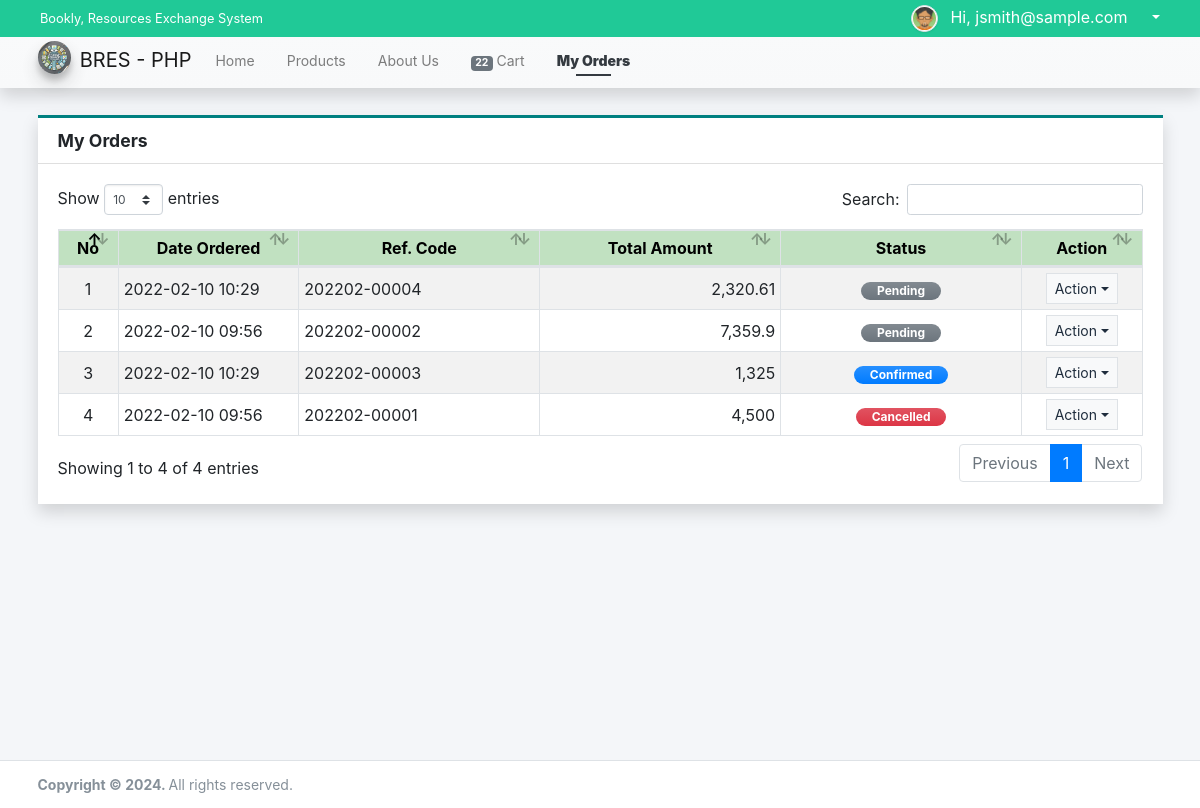
Before: /?page=orders/my_orders (signed in) with the older database file.
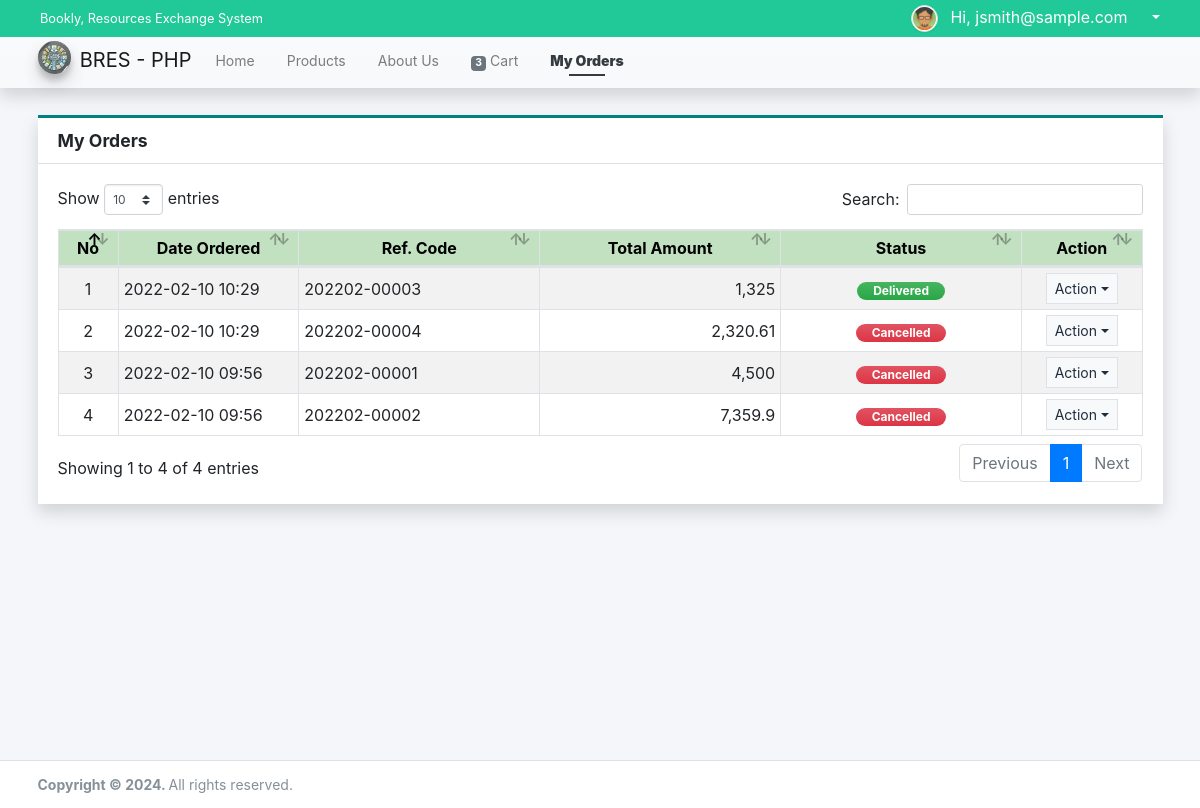
After: the same page with the newer database file.
### tables this page shows
CREATE TABLE `order` (
  `id` int(30) NOT NULL,
  `code` varchar(100) NOT NULL,
  `customer_id` int(30) NOT NULL,
  `seller_id` int(30) NOT NULL,
  `payment_id` int(30) NOT NULL,
  `shipment_id` int(30) NOT NULL,
  `total_amount` double NOT NULL DEFAULT 0,
  `delivery_address` text NOT NULL,
  `status` tinyint(1) NOT NULL DEFAULT 0,
  `date_created` datetime NOT NULL DEFAULT current_timestamp(),
  `date_updated` datetime DEFAULT NULL ON UPDATE current_timestamp()
);

### classes/DBConnection.php (called while the page is built, shortened)
<?php
class DBConnection{
    private $host = DB_SERVER;
    private $username = DB_USERNAME;
    private $password = DB_PASSWORD;
    private $database = DB_NAME;
    public $conn;
    public function __construct(){
        if (!isset($this->conn)) {
            $this->conn = new mysqli($this->host, $this->username, $this->password, $this->database);
        }
    }
}
?>

### classes/SystemSettings.php (called while the page is built, shortened)
<?php
class SystemSettings extends DBConnection{
	function userdata($field = ''){
		if(!empty($field)){
			if(isset($_SESSION['userdata'][$field]))
				return $_SESSION['userdata'][$field];
			else
				return null;
		}else{
			return false;
		}
	}
}
$_settings = new SystemSettings();
?>

### config.php (called while the page is built, shortened)
<?php
require_once('classes/DBConnection.php');
require_once('classes/SystemSettings.php');
function format_num($number = 0, $max_decimal = ''){
    if(is_numeric($number)){
        $ex = explode('.',$number);
        $dec = isset($ex[1]) ? strlen($ex[1]) : 0;
        if(empty($max_decimal) || (is_numeric($max_decimal) && $max_decimal >= $dec)){
            return number_format($number,$dec);
        }else{
            if(is_numeric($max_decimal))
                return number_format($number,$max_decimal);
            else
                return "Invalid Maximum Decimal";
        }
    }else{
        return "Invalid Number";
    }
}
?>

### orders/my_orders.php (the view, shortened to what the changed rows need)
<div class="content py-3">
    <div class="card card-outline teal-top card-primary rounded-0 shadow">
        <div class="card-body">
            <div class="w-100 overflow-auto">
            <table class="table table-bordered table-striped">
                <colgroup>
                </colgroup>
                <thead style="background-color: #C1E1C1; color: black;">
                    <tr>
                        <th class="p1 text-center">No</th>
                        <th class="p1 text-center">Date Ordered</th>
                        <th class="p1 text-center">Ref. Code</th>
                        <th class="p1 text-center">Total Amount</th>
                        <th class="p1 text-center">Status</th>
                        <th class="p1 text-center">Action</th>
                    </tr>
                </thead>
                <tbody>
                    <?php
                    $i = 1;
                    $orders = $conn->query("SELECT * FROM `order` where customer_id = '{$_settings->userdata('id')}' order by `status` asc,unix_timestamp(date_created) desc ");
                    while($row = $orders->fetch_assoc()):
                    ?>
                    <tr>
                        <td class="px-2 py-1 align-middle text-center"><?= $i++; ?></td>
                        <td class="px-2 py-1 align-middle"><?= date("Y-m-d H:i", strtotime($row['date_created'])) ?></td>
                        <td class="px-2 py-1 align-middle"><?= $row['code'] ?></td>
                        <td class="px-2 py-1 align-middle text-right"><?= format_num($row['total_amount']) ?></td>
                        <td class="px-2 py-1 align-middle text-center">
                            <?php
                                switch($row['status']){
                                    case 0:
                                        echo '<span class="badge badge-secondary bg-gradient-secondary px-3 rounded-pill">Pending</span>';
                                        break;
                                    case 1:
                                        echo '<span class="badge badge-primary bg-gradient-primary px-3 rounded-pill">Confirmed</span>';
                                        break;
                                    case 4:
                                        echo '<span class="badge badge-success bg-gradient-success px-3 rounded-pill">Delivered</span>';
                                        break;
                                    case 5:
                                        echo '<span class="badge badge-danger bg-gradient-danger px-3 rounded-pill">Cancelled</span>';
                                        break;
                                }
                            ?>
                        </td>
                        <td class="px-2 py-1 align-middle text-center">
                            <button type="button" class="btn btn-flat border btn-light btn-sm dropdown-toggle dropdown-icon" data-toggle="dropdown">
                                Action
                            </button>
                        </td>
                    </tr>
                    <?php endwhile; ?>
                </tbody>
            </table>
            </div>
        </div>
    </div>
</div>

### inc/topBarNav.php (shortened to what the changed rows need)
<nav class="main-header navbar navbar-expand-md navbar-light border-0 text-sm bg-gradient-light shadow" id='top-Nav'>
  <div class="container">
    <div class="collapse navbar-collapse order-3" id="navbarCollapse">
      <ul class="navbar-nav">
        <?php if($_settings->userdata('id') > 0 && $_settings->userdata('login_type') == 3): ?>
        <li class="nav-item">
          <?php
          $cart_count = $conn->query("SELECT sum(quantity) FROM `cart` where customer_id = '{$_settings->userdata('id')}'")->fetch_array()[0];
          $cart_count = $cart_count > 0 ? $cart_count : 0;
          ?>
          <a href="./?page=orders/cart" class="nav-link <?= isset($page) && $page =='orders/cart' ? "active" : "" ?>"><span class="badge badge-secondary rounded-cirlce"><?= format_num($cart_count) ?></span> Cart</a>
        </li>
        <li class="nav-item">
          <a href="./?page=orders/my_orders" class="nav-link <?= isset($page) && $page =='orders/my_orders' ? "active" : "" ?>">My Orders</a>
        </li>
        <?php endif; ?>
      </ul>
    </div>
  </div>
</nav>

Changed rows visible on the page:
changed order (number 1 of 4 on the later page): status "Confirmed" → "Delivered"; moves up the list
changed order (number 2 of 4 on the later page): status "Pending" → "Cancelled"
shown differently, row unchanged: order (number 3 of 4 on the later page): moves up the list
changed order (number 4 of 4 on the later page): status "Pending" → "Cancelled"
Other visible differences:
format_num($cart_count): "22" → "3"
